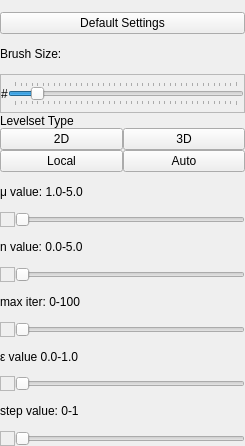
<?xml version="1.0" encoding="UTF-8"?>
<ui version="4.0">
 <class>levelset_widget</class>
 <widget class="QWidget" name="levelset_widget">
  <property name="geometry">
   <rect>
    <x>0</x>
    <y>0</y>
    <width>245</width>
    <height>446</height>
   </rect>
  </property>
  <property name="windowTitle">
   <string>Form</string>
  </property>
  <layout class="QVBoxLayout" name="verticalLayout">
   <property name="spacing">
    <number>0</number>
   </property>
   <property name="leftMargin">
    <number>0</number>
   </property>
   <property name="topMargin">
    <number>0</number>
   </property>
   <property name="rightMargin">
    <number>0</number>
   </property>
   <property name="bottomMargin">
    <number>0</number>
   </property>
   <item>
    <spacer name="levelset_verticalSpacer">
     <property name="orientation">
      <enum>Qt::Vertical</enum>
     </property>
     <property name="sizeType">
      <enum>QSizePolicy::Fixed</enum>
     </property>
     <property name="sizeHint" stdset="0">
      <size>
       <width>227</width>
       <height>12</height>
      </size>
     </property>
    </spacer>
   </item>
   <item>
    <widget class="QPushButton" name="levelsetDefualtSettngs_label">
     <property name="text">
      <string>Default Settings</string>
     </property>
    </widget>
   </item>
   <item>
    <widget class="QLabel" name="levelsetBrushSizeTag_label">
     <property name="text">
      <string>Brush Size:</string>
     </property>
    </widget>
   </item>
   <item>
    <widget class="QFrame" name="levelsetSize_frame">
     <property name="frameShape">
      <enum>QFrame::StyledPanel</enum>
     </property>
     <property name="frameShadow">
      <enum>QFrame::Raised</enum>
     </property>
     <layout class="QHBoxLayout" name="horizontalLayout_8">
      <property name="spacing">
       <number>0</number>
      </property>
      <property name="leftMargin">
       <number>0</number>
      </property>
      <property name="topMargin">
       <number>0</number>
      </property>
      <property name="rightMargin">
       <number>0</number>
      </property>
      <property name="bottomMargin">
       <number>0</number>
      </property>
      <item>
       <widget class="QLabel" name="levelsetSize_label">
        <property name="text">
         <string>#</string>
        </property>
       </widget>
      </item>
      <item>
       <widget class="QSlider" name="levelsetSize_slider">
        <property name="maximum">
         <number>200</number>
        </property>
        <property name="pageStep">
         <number>1</number>
        </property>
        <property name="value">
         <number>20</number>
        </property>
        <property name="sliderPosition">
         <number>20</number>
        </property>
        <property name="orientation">
         <enum>Qt::Horizontal</enum>
        </property>
        <property name="tickPosition">
         <enum>QSlider::TicksBothSides</enum>
        </property>
        <property name="tickInterval">
         <number>5</number>
        </property>
       </widget>
      </item>
     </layout>
    </widget>
   </item>
   <item>
    <widget class="QLabel" name="levelsetType_label">
     <property name="maximumSize">
      <size>
       <width>16777215</width>
       <height>15</height>
      </size>
     </property>
     <property name="text">
      <string>Levelset Type</string>
     </property>
    </widget>
   </item>
   <item>
    <layout class="QHBoxLayout" name="levelsetStyle_layout">
     <item>
      <widget class="QPushButton" name="levelset2D_button">
       <property name="text">
        <string>2D</string>
       </property>
      </widget>
     </item>
     <item>
      <widget class="QPushButton" name="levelset3D_button">
       <property name="text">
        <string>3D</string>
       </property>
      </widget>
     </item>
    </layout>
   </item>
   <item>
    <layout class="QHBoxLayout" name="levelsetType_layout_2">
     <item>
      <widget class="QPushButton" name="levelsetLocal_button">
       <property name="text">
        <string>Local</string>
       </property>
      </widget>
     </item>
     <item>
      <widget class="QPushButton" name="levelsetAuto_button">
       <property name="text">
        <string>Auto</string>
       </property>
      </widget>
     </item>
    </layout>
   </item>
   <item>
    <widget class="QLabel" name="levelsetMu_label">
     <property name="text">
      <string>μ value: 1.0-5.0</string>
     </property>
    </widget>
   </item>
   <item>
    <layout class="QHBoxLayout" name="levelsetMu_layout">
     <item>
      <widget class="QTextEdit" name="levelsetMu_textEdit">
       <property name="maximumSize">
        <size>
         <width>15</width>
         <height>15</height>
        </size>
       </property>
       <property name="html">
        <string>&lt;!DOCTYPE HTML PUBLIC &quot;-//W3C//DTD HTML 4.0//EN&quot; &quot;http://www.w3.org/TR/REC-html40/strict.dtd&quot;&gt;
&lt;html&gt;&lt;head&gt;&lt;meta name=&quot;qrichtext&quot; content=&quot;1&quot; /&gt;&lt;meta charset=&quot;utf-8&quot; /&gt;&lt;style type=&quot;text/css&quot;&gt;
p, li { white-space: pre-wrap; }
&lt;/style&gt;&lt;/head&gt;&lt;body style=&quot; font-family:'Segoe UI'; font-size:9pt; font-weight:400; font-style:normal;&quot;&gt;
&lt;p style=&quot;-qt-paragraph-type:empty; margin-top:0px; margin-bottom:0px; margin-left:0px; margin-right:0px; -qt-block-indent:0; text-indent:0px; font-family:'MS Shell Dlg 2'; font-size:8pt;&quot;&gt;&lt;br /&gt;&lt;/p&gt;&lt;/body&gt;&lt;/html&gt;</string>
       </property>
      </widget>
     </item>
     <item>
      <widget class="QSlider" name="levelsetMu_slider">
       <property name="orientation">
        <enum>Qt::Horizontal</enum>
       </property>
      </widget>
     </item>
    </layout>
   </item>
   <item>
    <widget class="QLabel" name="levelsetNu_label">
     <property name="text">
      <string>n value: 0.0-5.0</string>
     </property>
    </widget>
   </item>
   <item>
    <layout class="QHBoxLayout" name="levelsetNu_layout">
     <item>
      <widget class="QTextEdit" name="levelsetNu_textEdit">
       <property name="maximumSize">
        <size>
         <width>15</width>
         <height>15</height>
        </size>
       </property>
      </widget>
     </item>
     <item>
      <widget class="QSlider" name="levelsetNu_slider">
       <property name="orientation">
        <enum>Qt::Horizontal</enum>
       </property>
      </widget>
     </item>
    </layout>
   </item>
   <item>
    <widget class="QLabel" name="levelsetMaxIter_label">
     <property name="text">
      <string>max iter: 0-100</string>
     </property>
    </widget>
   </item>
   <item>
    <layout class="QHBoxLayout" name="levelsetMaxIter_layout">
     <item>
      <widget class="QTextEdit" name="levelsetMaxIter_textEdit">
       <property name="maximumSize">
        <size>
         <width>15</width>
         <height>15</height>
        </size>
       </property>
      </widget>
     </item>
     <item>
      <widget class="QSlider" name="levelsetMaxIter_slider">
       <property name="orientation">
        <enum>Qt::Horizontal</enum>
       </property>
      </widget>
     </item>
    </layout>
   </item>
   <item>
    <widget class="QLabel" name="levelsetEpison_label">
     <property name="text">
      <string>ε value 0.0-1.0</string>
     </property>
    </widget>
   </item>
   <item>
    <layout class="QHBoxLayout" name="levelsetEpison_layout">
     <item>
      <widget class="QTextEdit" name="levelsetEpison_textEdit">
       <property name="maximumSize">
        <size>
         <width>15</width>
         <height>15</height>
        </size>
       </property>
      </widget>
     </item>
     <item>
      <widget class="QSlider" name="levelsetEpison_slider">
       <property name="orientation">
        <enum>Qt::Horizontal</enum>
       </property>
      </widget>
     </item>
    </layout>
   </item>
   <item>
    <widget class="QLabel" name="levelsetStepValue_label">
     <property name="text">
      <string>step value: 0-1</string>
     </property>
    </widget>
   </item>
   <item>
    <layout class="QHBoxLayout" name="levelsetStepValue_layout">
     <item>
      <widget class="QTextEdit" name="levelsetStepValue_textEdit">
       <property name="maximumSize">
        <size>
         <width>15</width>
         <height>15</height>
        </size>
       </property>
      </widget>
     </item>
     <item>
      <widget class="QSlider" name="levelsetStepValue_slider">
       <property name="orientation">
        <enum>Qt::Horizontal</enum>
       </property>
      </widget>
     </item>
    </layout>
   </item>
  </layout>
 </widget>
 <resources/>
 <connections/>
</ui>
